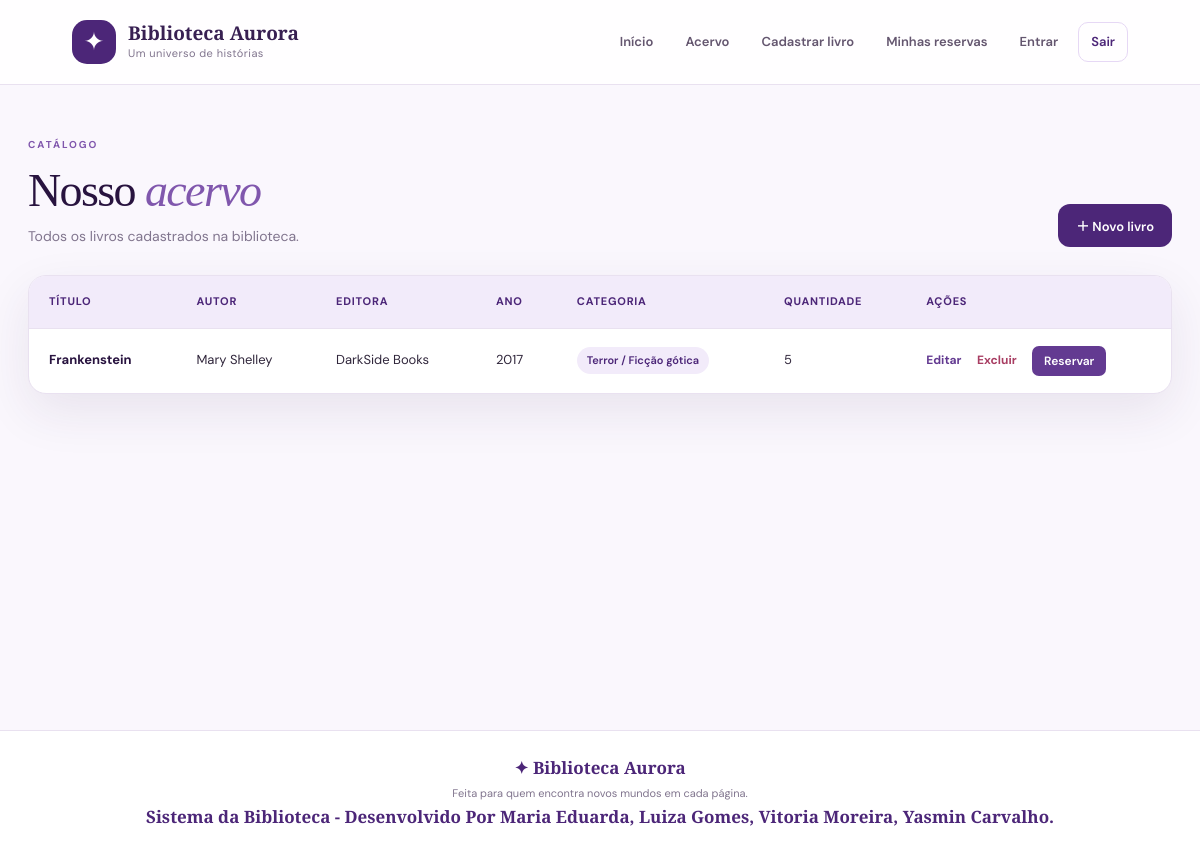
Before: /livros/listar.php (signed in) with the older database file.
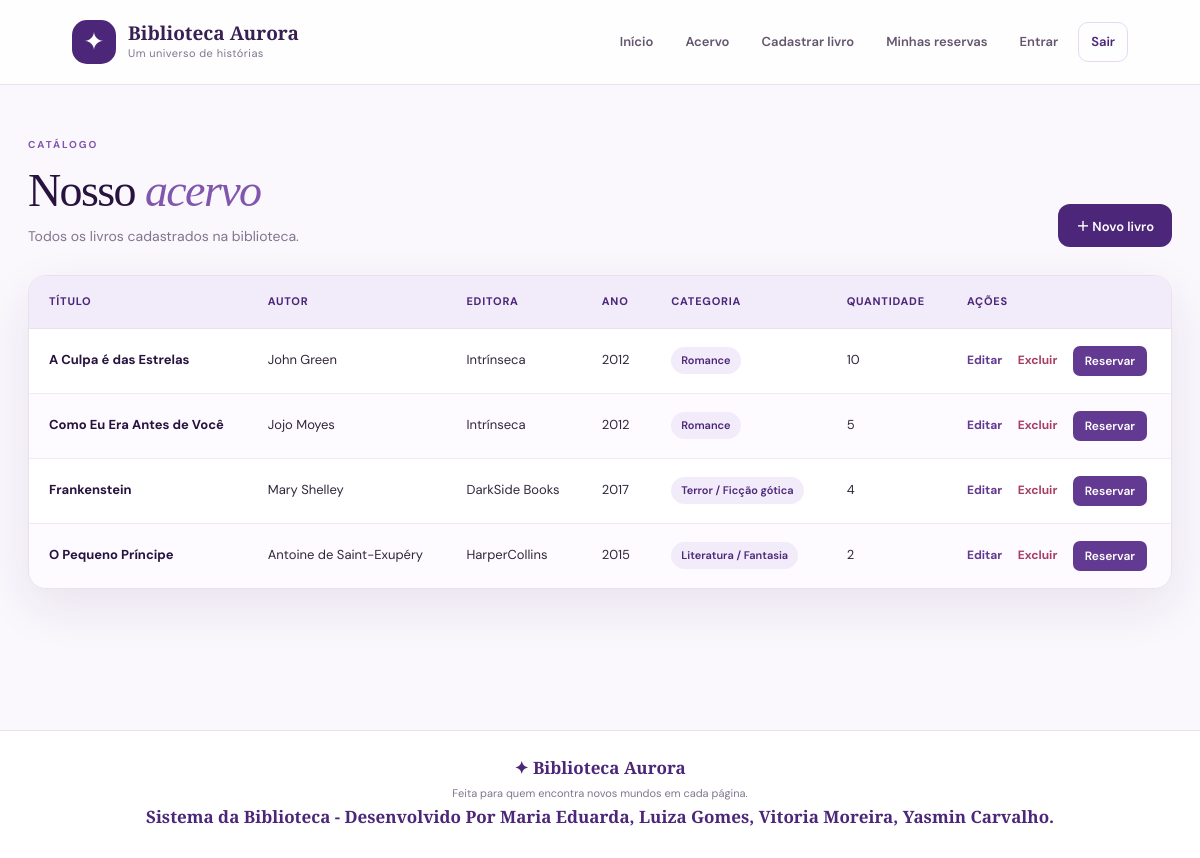
After: the same page with the newer database file.
### tables this page shows
CREATE TABLE `livros` (
  `id` int(11) NOT NULL,
  `titulo` varchar(100) NOT NULL,
  `Autor` varchar(100) NOT NULL,
  `Editora` varchar(100) DEFAULT NULL,
  `categoria` varchar(100) DEFAULT NULL,
  `ano_publicacao` int(11) DEFAULT NULL,
  `quantidade` int(11) NOT NULL
);

### livros/listar.php (the view, shortened to what this page needs)
<?php
require __DIR__ . '/../conexao.php';
require __DIR__ . '/../cabecalho.php';
$sql = "SELECT * FROM livros ORDER BY titulo";
$resultado = mysqli_query($conexao, $sql);
?>
<main class="content-main">
    <div class="page-heading">
        <div>
            <span class="eyebrow">CATÁLOGO</span>
            <h1>
                Nosso <em>acervo</em>
            </h1>
            <p>
                Todos os livros cadastrados na biblioteca.
            </p>
        </div>
        <a class="button button-primary" href="cadastrar.php">
            ＋ Novo livro
        </a>
    </div>
    <div class="table-wrap">
        <table>
            <thead>
                <tr>
                    <th>Título</th>
                    <th>Autor</th>
                    <th>Editora</th>
                    <th>Ano</th>
                    <th>Categoria</th>
                    <th>Quantidade</th>
                    <th>Ações</th>
                </tr>
            </thead>
            <tbody>
                <?php
                if ($resultado && mysqli_num_rows($resultado) > 0) {
                    while ($livro = mysqli_fetch_assoc($resultado)) {
                        ?>
                        <tr>
                            <td class="book-title">
                                <?php echo htmlspecialchars($livro['titulo']); ?>
                            </td>
                            <td>
                                <?php echo htmlspecialchars($livro['Autor'] ?? ''); ?>
                            </td>
                            <td>
                                <?php echo htmlspecialchars($livro['Editora'] ?? ''); ?>
                            </td>
                            <td>
                                <?php echo htmlspecialchars((string) $livro['ano_publicacao']); ?>
                            </td>
                            <td>
                                <span class="category-pill">
                                    <?php echo htmlspecialchars($livro['categoria']); ?>
                                </span>
                            </td>
                            <td>
                                <?php echo (int) $livro['quantidade']; ?>
                            </td>
                            <td class="actions">
                                <a href="editar.php?id=<?php echo $livro['id']; ?>" class="action-link">
                                    Editar
                                </a>
                                <a href="excluir.php?id=<?php echo $livro['id']; ?>" class="action-link action-delete">
                                    Excluir
                                </a>
                                <form action="../reservas/criar.php" method="POST" class="form-reservar">
                                    <button type="submit" class="btn-reservar">Reservar</button>
                                </form>
                            </td>
                        </tr>
                        <?php
                    }
                } ?>
            </tbody>
        </table>
    </div>
</main>
<?php
require __DIR__ . '/../rodape.php';
?>

### cabecalho.php (shortened to what this page needs)
<?php
$base_url = '/Projetofinal_bibliotecaphp/';
?>
<!DOCTYPE html>
<html lang="pt-br">
<head>
    <link rel="stylesheet" href="<?php echo $base_url; ?>css/estilo.css">
</head>
<body>
<header class="site-header">
  <a class="brand" href="<?php echo $base_url; ?>index.php"><span class="brand-icon">✦</span><span><strong>Biblioteca Aurora</strong><small>Um universo de histórias</small></span></a>
  <nav class="main-nav">
    <a href="<?php echo $base_url; ?>index.php">Início</a>
    <a href="<?php echo $base_url; ?>livros/listar.php">Acervo</a>
    <a href="<?php echo $base_url; ?>livros/cadastrar.php">Cadastrar livro</a>
  <a href="<?php echo $base_url; ?>reservas/listar.php">Minhas reservas</a>
    <a href="<?php echo $base_url; ?>login.php">Entrar</a>
    <a class="nav-exit" href="<?php echo $base_url; ?>logout.php">Sair</a>
  </nav>
</header>

### rodape.php
<footer class="site-footer">
    <p>✦ Biblioteca Aurora</p><span>Feita para quem encontra novos mundos em cada página.</span>
    <p>Sistema da Biblioteca - Desenvolvido Por Maria Eduarda, Luiza Gomes, Vitoria Moreira, Yasmin Carvalho.</p>
</footer>
</body>
</html>

Changed rows visible on the page:
added livros: titulo "A Culpa é das Estrelas", Autor "John Green", Editora "Intrínseca", ano_publicacao "2012", categoria "Romance", quantidade "10"
added livros: titulo "Como Eu Era Antes de Você", Autor "Jojo Moyes", Editora "Intrínseca", ano_publicacao "2012", categoria "Romance", quantidade "5"
changed livros "Frankenstein": quantidade "5" → "4"
added livros: titulo "O Pequeno Príncipe", Autor "Antoine de Saint-Exupéry", Editora "HarperCollins", ano_publicacao "2015", categoria "Literatura / Fantasia", quantidade "2"
